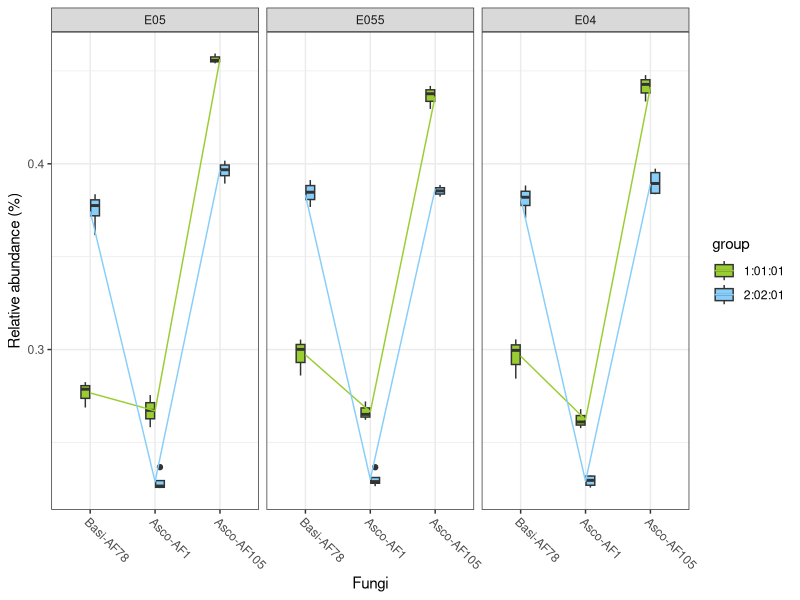
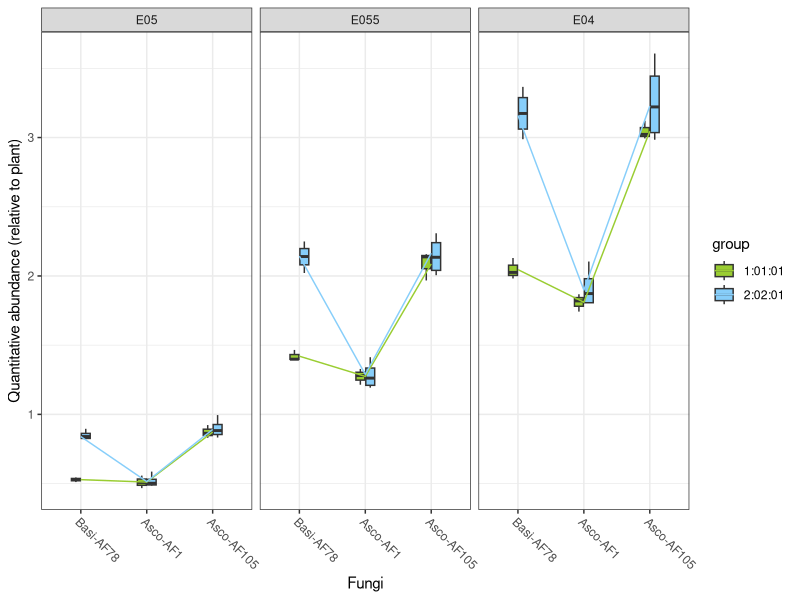

Generate these figures, in order, with R:
## ---- chunk 1
rm(list=ls()) 

library(ggplot2)
library(ggpubr)
library(dplyr)
library(tidyr)
## ---- chunk 2
fun_ra <- read.csv("data/Fig3e-bar-ra.csv", header = T)
table_fun_ra_r <- gather(fun_ra,  key = sample , value = count, `sample01`:`sample04`)
table_fun_ra <- table_fun_ra_r
table_fun_ra$fungi <- factor(table_fun_ra_r$fungi)
table_fun_ra$group <- factor(table_fun_ra_r$group)

fun_aa <- read.csv("data/Fig3f-bar-aa.csv", header = T)
table_fun_aa_r <- gather(fun_aa,  key = sample , value = count, `sample01`:`sample04`)
table_fun_aa <- table_fun_aa_r
table_fun_aa$fungi <- factor(table_fun_aa_r$fungi)
table_fun_aa$group <- factor(table_fun_aa_r$group)
## ---- chunk 3
E05_fun_ra <- filter(table_fun_ra, spike == "E05")
E55_fun_ra <- filter(table_fun_ra, spike == "E055")
E04_fun_ra <- filter(table_fun_ra, spike == "E04")
FigS3S4_fun_ra <- rbind(E05_fun_ra, E55_fun_ra, E04_fun_ra)

group1_FigS3S4_fun_ra <- filter(FigS3S4_fun_ra , group == "1:01:01")
group3_FigS3S4_fun_ra <- filter(FigS3S4_fun_ra , group == "2:02:01")

E05_fun_aa <- filter(table_fun_aa, spike == "E05")
E55_fun_aa <- filter(table_fun_aa, spike == "E055")
E04_fun_aa <- filter(table_fun_aa, spike == "E04")
FigS3S4_fun_aa <- rbind(E05_fun_aa, E55_fun_aa, E04_fun_aa)

group1_FigS3S4_fun_aa <- filter(FigS3S4_fun_aa , group == "1:01:01")
group3_FigS3S4_fun_aa <- filter(FigS3S4_fun_aa , group == "2:02:01")

FigS7_ra_g1g3 <- rbind(group1_FigS3S4_fun_ra, group3_FigS3S4_fun_ra)
FigS7_aa_g1g3 <- rbind(group1_FigS3S4_fun_aa, group3_FigS3S4_fun_aa)

FigS7_ra_g1g3$spike <- factor(FigS7_ra_g1g3$spike,levels=c("E05","E055", "E04"))
FigS7_aa_g1g3$spike <- factor(FigS7_aa_g1g3$spike,levels=c("E05","E055", "E04"))
## ---- chunk 4
FigS7_ra <- ggplot(FigS7_ra_g1g3) +
  geom_boxplot(aes(x = fungi, y = count, fill = group), width = 0.3, na.rm = TRUE) +
  scale_fill_manual(values=c("#9acd32","#87cefa"))+
  geom_line(aes(x = fungi, y = mean, group = group, color = group), na.rm = TRUE) +
  facet_wrap(~spike, ncol = 3, as.table = TRUE) +
  labs(x="Fungi", y="Relative abundance (%)")  +
  scale_x_discrete(limits=c("Basi-AF78","Asco-AF1","Asco-AF105"))+
  scale_color_manual(values=c("#9acd32","#87cefa"))+
  theme_bw() +
  theme(axis.text.x = element_text(angle = -45, vjust = 1, hjust = 0))
FigS7_ra
# 
# ggsave(paste("result/FigS7_ra.pdf", sep=""), FigS7_ra, width = 9, height = 5)

FigS7_aa <- ggplot(FigS7_aa_g1g3) +
  geom_boxplot(aes(x = fungi, y = count, fill = group), width = 0.3, na.rm = TRUE) +
  scale_fill_manual(values=c("#9acd32","#87cefa"))+
  geom_line(aes(x = fungi, y = mean, group = group, color = group), na.rm = TRUE) +
  facet_wrap(~spike, ncol = 3, as.table = TRUE) +
  labs(x="Fungi", y="Quantitative abundance (relative to plant)")  +
  scale_x_discrete(limits=c("Basi-AF78","Asco-AF1","Asco-AF105"))+
  scale_color_manual(values=c("#9acd32","#87cefa"))+
  theme_bw() +
  theme(axis.text.x = element_text(angle = -45, vjust = 1, hjust = 0))
FigS7_aa
# 
# ggsave(paste("result/FigS7_aa.pdf", sep=""), FigS7_aa, width = 9, height = 5)

